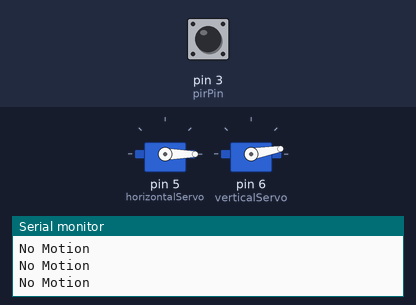
This sketch was run on a simulated Arduino Uno, built with avr-gcc and run on an emulated ATmega328P. Shown: 2 × servo, the last lines printed to the serial monitor. Inputs (shaded band) come from the test bench; at power-on: pin 3 (pirPin) LOW. Random numbers use the default seed unless the sketch sets one.

Above: at 16.2 s.
16.3 s: pin 3 (pirPin) driven HIGH
At 16.96 s:
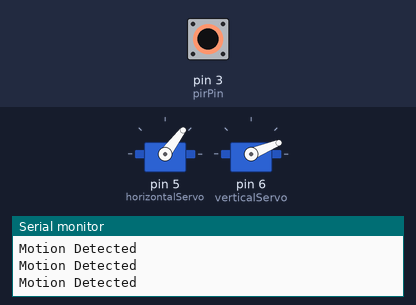
At 18.49 s:
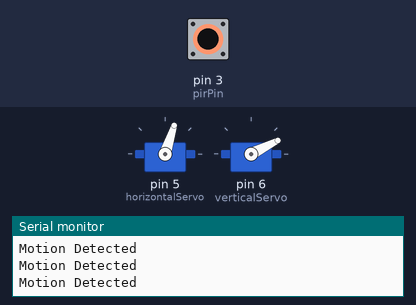
19.3 s: pin 3 (pirPin) driven LOW
At 20.85 s:
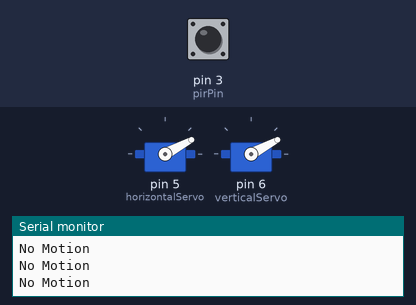
22.3 s: pin 3 (pirPin) pulsed HIGH 5 times (0.12 s each, 0.3 s apart)
25.9 s: pin 3 (pirPin) pulsed HIGH 2 times (0.12 s each, 0.3 s apart)
Timing chart, 0 to 30.5 s (numbered marks = the images above; inputs shaded):
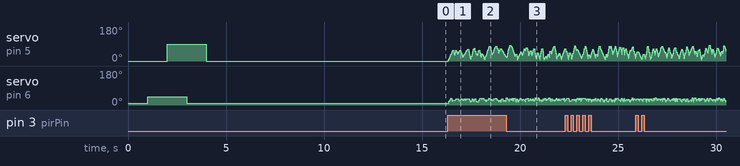

The sketch:

ServoLaserPointerv2.ino
```cpp
#include <Servo.h>

/*
Horizontal Servo - Pin 5
Vertical Servo - Pin 6
Motion Sensor (PIR) - Pin 3
*/

Servo horizontalServo;
Servo verticalServo;

int minHorizontalAngle = 0;
int maxHorizontalAngle = 90;
int minVerticalAngle = 10;
int maxVerticalAngle = 45;

float timeToGetToPosition = 0;
float minTime = 500;
float maxTime = 1000;

float horizontalAngle = minHorizontalAngle;
float verticalAngle = minVerticalAngle;
float horizontalAngleToGoTo;
float verticalAngleToGoTo;

float horizontalSpeed = 1;
float verticalSpeed = 1;
float minSpeed = 3;
float maxSpeed = 8;

//the time we give the sensor to calibrate (10-60 secs according to the datasheet)
int calibrationTime = 10;
float motionLastDetectedTime = 0;
float timeWithNoMotionToSwitch = 5000;

const int pirPin = 3;    //the digital pin connected to the PIR sensor's output

bool run = false;

void setup() {
  horizontalServo.attach(5);
  verticalServo.attach(6);

  horizontalServo.write(minHorizontalAngle);
  verticalServo.write(minVerticalAngle);
  delay(1000);
  horizontalServo.write(minHorizontalAngle);
  verticalServo.write(maxVerticalAngle);
  delay(1000);
  horizontalServo.write(maxHorizontalAngle);
  verticalServo.write(maxVerticalAngle);
  delay(1000);
  horizontalServo.write(maxHorizontalAngle);
  verticalServo.write(minVerticalAngle);
  delay(1000);
  horizontalServo.write(minHorizontalAngle);
  verticalServo.write(minVerticalAngle);
  delay(1000);

  Serial.begin(9600);

  //Motion Sensor Stuff
  pinMode(pirPin, INPUT);
  digitalWrite(pirPin, LOW);
  //give the sensor some time to calibrate
  Serial.print("calibrating sensor ");
  for(int i = 0; i < calibrationTime; i++){
    Serial.print(".");
    delay(1000);
    }
  Serial.println(" done");
  Serial.println("SENSOR ACTIVE");
  delay(50);

  horizontalAngleToGoTo = random(minHorizontalAngle, maxHorizontalAngle + 1);
  Serial.println("Horizontal Angle To Go To: " + (String)horizontalAngleToGoTo);
  horizontalSpeed = random(minSpeed, maxSpeed + 1);
  Serial.println("Horizontal Speed" + (String)horizontalSpeed);
  if (horizontalAngleToGoTo < horizontalAngle){
    horizontalSpeed *= -1;
  }

  verticalAngleToGoTo = random(minVerticalAngle, maxVerticalAngle + 1);
  Serial.println("vertical Angle To Go To: " + (String)verticalAngleToGoTo);
  verticalSpeed = random(minSpeed, maxSpeed + 1);
  Serial.println("vertical Speed" + (String)verticalSpeed);
  if (verticalAngleToGoTo < verticalAngle){
    verticalSpeed *= -1;
  }
}

void loop() {

  if (digitalRead(pirPin) == HIGH){
    Serial.println("Motion Detected");
    motionLastDetectedTime = millis();
    run = true;
  }
  else{
    Serial.println("No Motion");
    if (millis() - motionLastDetectedTime >= timeWithNoMotionToSwitch){
      run = false;
    }
  }

  if (run == false){
    return;
  }

  horizontalAngle = horizontalServo.read();
  //Serial.println("Horizontal Angle: " + (String)horizontalAngle);
  if (abs(horizontalAngleToGoTo - horizontalAngle) <= abs(horizontalSpeed) + 5){
    //Reached Destination
    horizontalAngleToGoTo = random(minHorizontalAngle, maxHorizontalAngle + 1);
    //Serial.println("Horizontal Angle To Go To: " + (String)horizontalAngleToGoTo);
    horizontalSpeed = random(minSpeed, maxSpeed + 1);
    //Serial.println("Horizontal Speed" + (String)horizontalSpeed);
    if (horizontalAngleToGoTo < horizontalAngle){
      horizontalSpeed *= -1;
    }
  }
  else{
    //Serial.println("Horizontal Go To - Horizontal Angle: " + (String)(abs(horizontalAngleToGoTo - horizontalAngle)));
    horizontalServo.write(horizontalAngle + horizontalSpeed);
  }

  verticalAngle = verticalServo.read();
  //Serial.println("vertical Angle: " + (String)verticalAngle);
  if (abs(verticalAngleToGoTo - verticalAngle) <= abs(verticalSpeed) + 5){
    //Reached Destination
    verticalAngleToGoTo = random(minVerticalAngle, maxVerticalAngle + 1);
    //Serial.println("vertical Angle To Go To: " + (String)verticalAngleToGoTo);
    verticalSpeed = random(minSpeed, maxSpeed + 1);
    //Serial.println("vertical Speed" + (String)verticalSpeed);
    if (verticalAngleToGoTo < verticalAngle){
      verticalSpeed *= -1;
    }
  }
  else{
    //Serial.println("vertical Go To - vertical Angle: " + (String)(abs(verticalAngleToGoTo - verticalAngle)));
    verticalServo.write(verticalAngle + verticalSpeed);
  }

}
```
